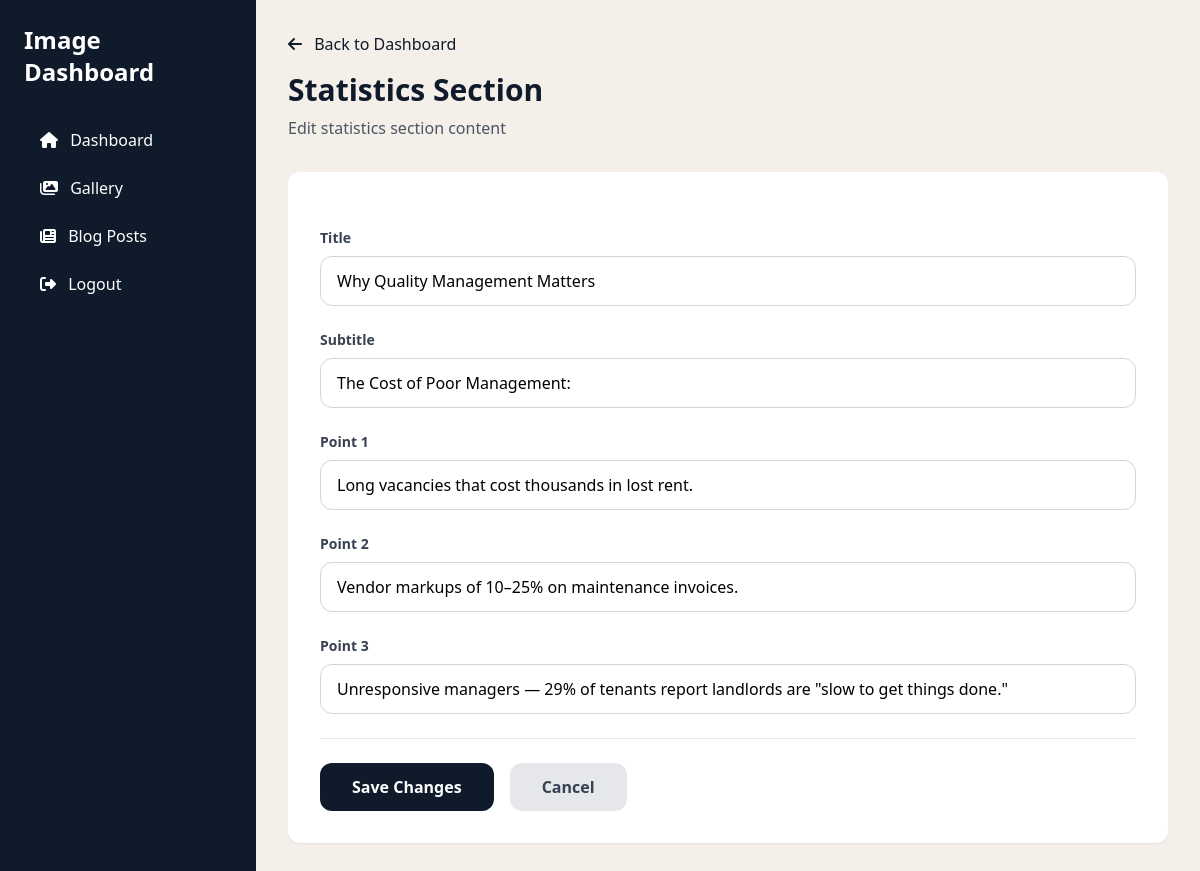
The app's page /dashboard/statistics/ (signed in) with its own data.
### myApp/models.py (models this page shows, shortened)
class StatisticsSection(models.Model):
    title = models.CharField(max_length=200, default="Why Quality Management Matters")
    subtitle = models.CharField(max_length=200, default="The Cost of Poor Management:")
    point_1 = models.CharField(max_length=300, default="Long vacancies that cost thousands in lost rent.")
    point_2 = models.CharField(max_length=300, default="Vendor markups of 10–25% on maintenance invoices.")
    point_3 = models.CharField(max_length=300, default="Unresponsive managers — 29% of tenants report landlords are \"slow to get things done.\"")
    updated_at = models.DateTimeField(auto_now=True)
    class Meta:
        verbose_name = "Statistics Section"
        verbose_name_plural = "Statistics Section"
    @classmethod
    def get_instance(cls):
        obj, created = cls.objects.get_or_create(pk=1)
        return obj

### myApp/dashboard_views.py (the view, shortened to what this page needs)
# urls.py: path('statistics/', dashboard_views.statistics_edit, name='statistics_edit'),
@login_required
def statistics_edit(request):
    statistics = StatisticsSection.get_instance()
    return render(request, 'myApp/dashboard/statistics_edit.html', {
        'statistics': statistics
    })

### myApp/templates/myApp/dashboard/statistics_edit.html (shortened to what this page needs)
{% extends "myApp/dashboard/base.html" %}
{% load static %}
{% block content %}
<div class="mb-8">
    <a href="{% url 'dashboard:index' %}" class="text-navy hover:underline mb-4 inline-block">
        <i class="fas fa-arrow-left mr-2"></i> Back to Dashboard
    </a>
    <h2 class="text-3xl font-bold text-navy mb-2">Statistics Section</h2>
    <p class="text-gray-600">Edit statistics section content</p>
</div>
<form method="post" class="bg-white rounded-xl shadow-sm p-8 space-y-6">
    <div>
        <label class="block text-sm font-semibold text-gray-700 mb-2">Title</label>
        <input type="text" name="title" value="{{ statistics.title|default:'' }}"
               placeholder="Why Quality Management Matters"
               class="w-full px-4 py-3 border border-gray-300 rounded-xl focus:border-navy focus:outline-none focus:ring-2 focus:ring-navy/20">
    </div>
    <div>
        <label class="block text-sm font-semibold text-gray-700 mb-2">Subtitle</label>
        <input type="text" name="subtitle" value="{{ statistics.subtitle|default:'' }}"
               placeholder="The Cost of Poor Management:"
               class="w-full px-4 py-3 border border-gray-300 rounded-xl focus:border-navy focus:outline-none focus:ring-2 focus:ring-navy/20">
    </div>
    <div>
        <label class="block text-sm font-semibold text-gray-700 mb-2">Point 1</label>
        <input type="text" name="point_1" value="{{ statistics.point_1|default:'' }}"
               placeholder="Long vacancies that cost thousands in lost rent."
               class="w-full px-4 py-3 border border-gray-300 rounded-xl focus:border-navy focus:outline-none focus:ring-2 focus:ring-navy/20">
    </div>
    <div>
        <label class="block text-sm font-semibold text-gray-700 mb-2">Point 2</label>
        <input type="text" name="point_2" value="{{ statistics.point_2|default:'' }}"
               placeholder="Vendor markups of 10–25% on maintenance invoices."
               class="w-full px-4 py-3 border border-gray-300 rounded-xl focus:border-navy focus:outline-none focus:ring-2 focus:ring-navy/20">
    </div>
    <div>
        <label class="block text-sm font-semibold text-gray-700 mb-2">Point 3</label>
        <input type="text" name="point_3" value="{{ statistics.point_3|default:'' }}"
               placeholder="Unresponsive managers — 29% of tenants report landlords are \"slow to get things done.\""
               class="w-full px-4 py-3 border border-gray-300 rounded-xl focus:border-navy focus:outline-none focus:ring-2 focus:ring-navy/20">
    </div>
    <div class="flex gap-4 pt-6 border-t">
        <button type="submit" class="bg-navy text-white px-8 py-3 rounded-xl font-semibold hover:bg-navy/90 transition">
            Save Changes
        </button>
        <a href="{% url 'dashboard:index' %}" class="bg-gray-200 text-gray-700 px-8 py-3 rounded-xl font-semibold hover:bg-gray-300 transition">
            Cancel
        </a>
    </div>
</form>
{% endblock %}

### records on screen
StatisticsSection: title "Why Quality Management Matters", subtitle "The Cost of Poor Management:", point_1 "Long vacancies that cost thousands in lost rent.", point_2 "Vendor markups of 10–25% on maintenance invoices.", point_3 "Unresponsive managers — 29% of tenants report landlords are \"slow to get things done.\""
